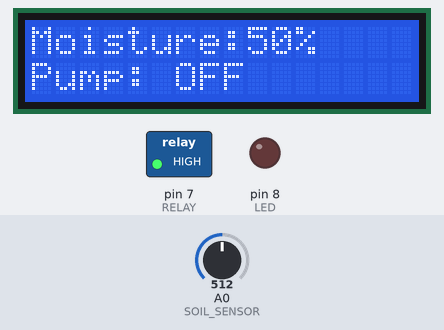
Recording of a sketch running on a simulated Arduino Uno, built with avr-gcc and run on an emulated ATmega328P. On the bench: 16×2 character LCD, switched loads named in the sketch (green lamp = pin HIGH), output pins drawn as LEDs (lit = HIGH). The inputs (shaded band) are chosen by the test bench; at power-on: A0 (SOIL_SENSOR) = 512. What the sketch prints to the serial monitor is not drawn.

Above: at 3.2 s.
3.3 s: A0 (SOIL_SENSOR) set to 324
At 4.9 s:
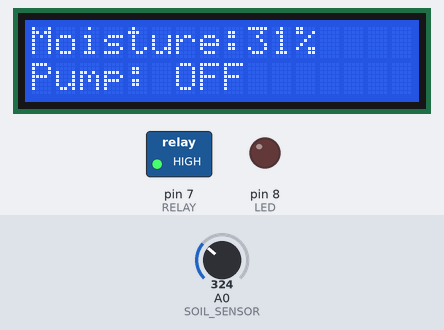
5.6 s: A0 (SOIL_SENSOR) set to 295
At 7.4 s:
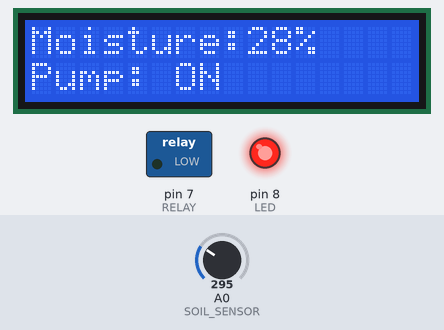
7.7 s: A0 (SOIL_SENSOR) set to 306
Timing chart, 0 to 10.7 s (numbered marks = the images above; inputs shaded):
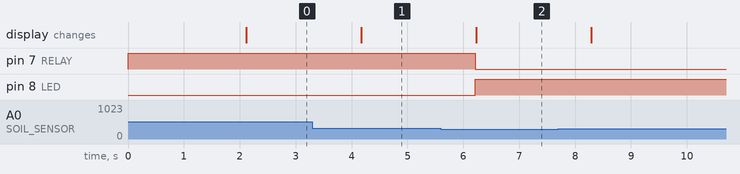

The sketch:

sketch.ino
```cpp
#include <Wire.h>
#include <LiquidCrystal_I2C.h>

LiquidCrystal_I2C lcd(0x27, 16, 2);

#define SOIL_SENSOR A0
#define RELAY 7
#define LED 8

int soilValue;
int moisture;

void setup()
{
    pinMode(SOIL_SENSOR, INPUT);
    pinMode(RELAY, OUTPUT);
    pinMode(LED, OUTPUT);

    digitalWrite(RELAY, HIGH);
    digitalWrite(LED, LOW);

    Serial.begin(9600);

    lcd.init();
    lcd.backlight();

    lcd.setCursor(0, 0);
    lcd.print("SOIL MONITORING");

    delay(2000);
    lcd.clear();
}

void loop()
{
    soilValue = analogRead(SOIL_SENSOR);

    moisture = map(soilValue, 0, 1023, 0, 100);

    lcd.setCursor(0, 0);
    lcd.print("Moisture:");
    lcd.print(moisture);
    lcd.print("%   ");

    Serial.print("Moisture: ");
    Serial.print(moisture);
    Serial.println("%");

    if (moisture < 30)
    {
        digitalWrite(RELAY, LOW);
        digitalWrite(LED, HIGH);

        lcd.setCursor(0, 1);
        lcd.print("Pump: ON       ");

        Serial.println("Soil Dry - Pump ON");
    }
    else
    {
        digitalWrite(RELAY, HIGH);
        digitalWrite(LED, LOW);

        lcd.setCursor(0, 1);
        lcd.print("Pump: OFF      ");

        Serial.println("Soil Wet - Pump OFF");
    }

    delay(1000);
}
```

Measured:
- the behaviour switches between 307 and 306 on A0 (SOIL_SENSOR) (found by bisection; images 1 and 2)
- after the input at 3.3 s, the display: changes after 0.87 s (image 1)
- after the input at 5.6 s, pin 7 (RELAY): HIGH → LOW after 0.62 s; pin 8 (LED): LOW → HIGH after 0.62 s; the display: changes after 0.63 s (image 2)
